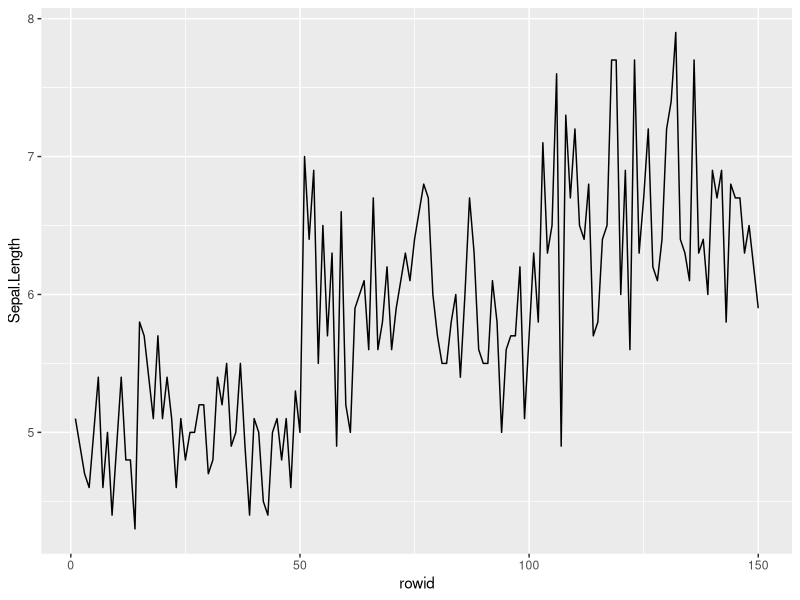
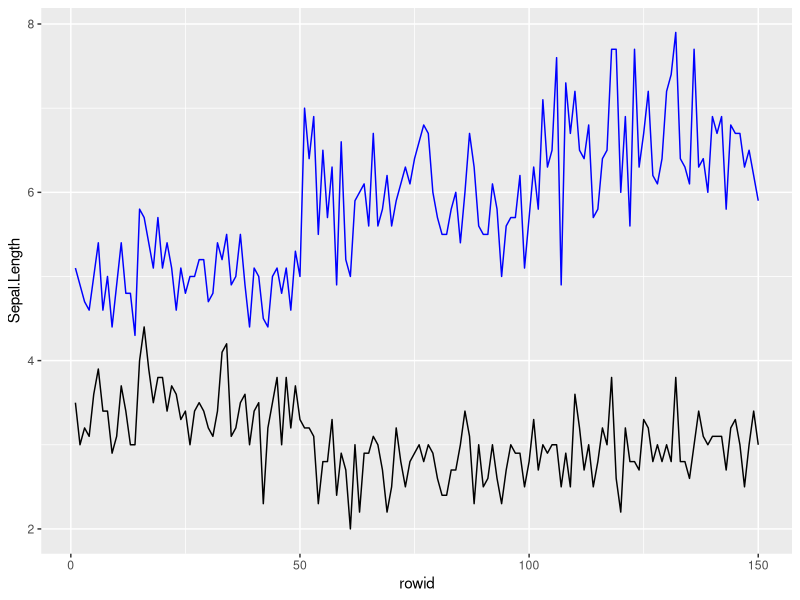
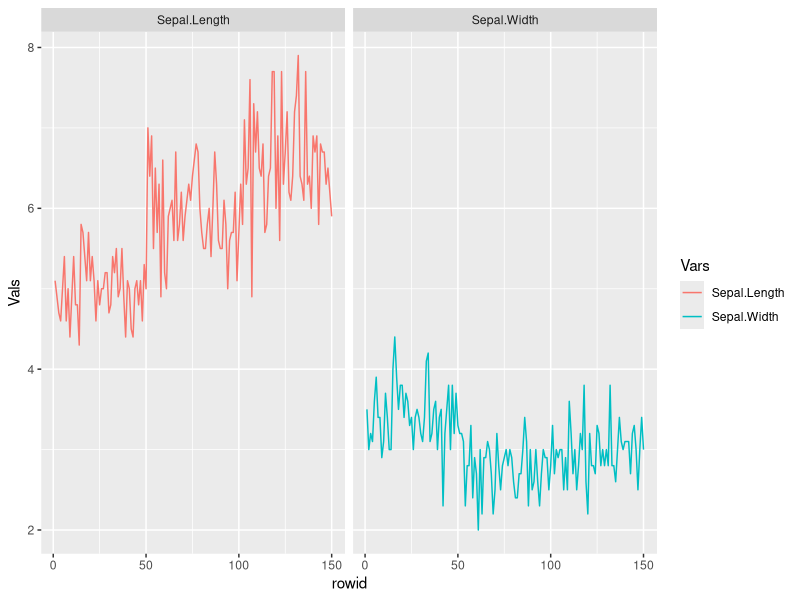

The R script that drew these images, in order:
## ---- chunk 1
#| rows.print=12
iris
## ---- chunk 2
library(dplyr)
## ---- chunk 3
#| rows.print=12
dplyr::glimpse(iris)
## ---- chunk 4
#| rows.print=12
mutate(.data = iris, area_Sepal = pi*Sepal.Length*Sepal.Width)
## ---- chunk 5
#| rows.print=12
iris %>% mutate(area_Sepal = pi*Sepal.Length*Sepal.Width)
## ---- chunk 6
#| rows.print=12
iris %>% mutate(Petal.Length = Petal.Length*2)
## ---- chunk 7
#| rows.print=12
iris %>% mutate(reino = "planta")
## ---- chunk 8
#| rows.print=12
iris %>% mutate(reino = 1:150)
## ---- chunk 9
#| rows.print=12
iris %>% mutate(reino = rep(LETTERS[1:5],30))
## ---- chunk 10
#| rows.print=12
iris %>% mutate(Code = paste("spc",Species,Petal.Length,Petal.Width,
                             sep = '_'))
## ---- chunk 11
#| rows.print=12
iris %>% mutate(Code = glue:::glue("Spc:{Species}_Len:{Petal.Length}_Wid:{Petal.Width}"))
## ---- chunk 12
#| rows.print=12
select(iris, Sepal.Length)
## ---- chunk 13
#| rows.print=12
select(iris, Sepal.Length,Sepal.Width)
## ---- chunk 14
#| rows.print=12
#select(iris, Sepal.Length,Sepal.Width)
iris %>% select(Length = Sepal.Length,
                Width = Sepal.Width)
## ---- chunk 15
#| rows.print=12
iris %>% select(starts_with("Sepal"))
## ---- chunk 16
#| rows.print=12
iris %>% select(ends_with("Width"))
## ---- chunk 17
#| rows.print=12
iris %>% select(Species,ends_with("Width"))
## ---- chunk 18
#| rows.print=12
#Não faz muito sentido usar isso - Ou usar o que o icaro disse
(iris_2 <- iris %>% select(2))
## ---- chunk 19
#| rows.print=12
iris_v2 <- iris[,2]
## ---- chunk 20
#| rows.print=12
iris %>% pull(Sepal.Width)
## ---- chunk 21
#| rows.print=12
pull(iris_2)
## ---- chunk 22
#| rows.print=12
iris
iris %>% filter(Sepal.Length >= 4.7)
## ---- chunk 23
#| rows.print=12
iris %>% filter(Sepal.Length >= 4.7,
                Petal.Length < 1.5)
## ---- chunk 24
#| rows.print=12
iris %>% filter(Sepal.Length >= 4.7 | Petal.Length < 1.5)
## ---- chunk 25
#| rows.print=12
iris %>% filter(Species == "setosa")
## ---- chunk 26
#| rows.print=12
iris %>% filter(Species != "setosa")
## ---- chunk 27
#| rows.print=12
iris %>% filter(Species %in% c("virginica","versicolor"))
## ---- chunk 28
#| rows.print=12
iris %>% arrange(Sepal.Length)
## ---- chunk 29
#| rows.print=12
iris %>% arrange(desc(Sepal.Length))
## ---- chunk 30
#| rows.print=12
iris %>% arrange(desc(Species))
## ---- chunk 31
#| rows.print=12

#Não quer a ordem alfabética

(iris_fct <- iris %>% mutate(Species = factor(Species,levels = c("versicolor","setosa","virginica"))))

## ---- chunk 32
#| rows.print=12
iris$Species
iris_fct$Species
## ---- chunk 33
#| rows.print=12
iris_fct %>% 
  arrange(Species)
## ---- chunk 34
#| rows.print=12
iris %>% 
  mutate(Species = factor(Species,levels = c("versicolor","setosa","virginica"))) %>% 
  arrange(Species)
## ---- chunk 35
#| rows.print=12

iris %>% arrange(Sepal.Length,desc(Sepal.Width))
## ---- chunk 36
#| rows.print=12

summarise(iris, 
          media_sepal_length = mean(Sepal.Length),
          sd_sepal_length = sd(Sepal.Length))



## ---- chunk 37
summary(iris)
## ---- chunk 38
iris %>% 
  count(Species)
## ---- chunk 39
iris %>% 
  group_by(Species) %>% 
  summarise(media_sepal_length = mean(Sepal.Length),
          sd_sepal_length = sd(Sepal.Length))
  #ungroup
## ---- chunk 40
iris %>% 
  group_by(Species) %>% 
  ungroup()
## ---- chunk 41
#across - mutate & summarise

#?across()


q1 <- function(x) {
  quantile(x, .25)
}

q3 <- function(x) {
  quantile(x, .75)
}

IQR <- function(x) {
  
  q3(x) - q1(x)
}

#Todas as colunas numericas
iris %>% 
  summarise(across(.cols = where(is.numeric),
                   .fns = list(media = mean,
                               mediana = median,
                               maximo = max,
                               minimo = min,
                               desvpad = sd,
                               Q1 = q1,
                               Q3 = q3,
                               IQR = IQR),
                   .names = "{.fn}_{.col}"))
## ---- chunk 42
iris_stats <- iris %>% 
  group_by(Species) %>% 
  summarise(across(.cols = where(is.numeric),
                   .fns = list(media = mean,
                               mediana = median,
                               maximo = max,
                               minimo = min,
                               desvpad = sd,
                               Q1 = q1,
                               Q3 = q3,
                               IQR = IQR),
                   .names = "{.fn}_{.col}"))
## ---- chunk 43
iris_stats
## ---- chunk 44
library(tidyr)
(iris_stats_long <- iris_stats %>% 
  pivot_longer(cols = -Species,
               names_to = "Colunas",
               values_to = "Linhas"))
## ---- chunk 45
(iris_stats_long <- iris_stats_long %>% 
  separate(col = Colunas,
           into = c("Stat","Var"),
           sep = "_") %>% 
  separate(col = Var,
           into = c("Org","Metrica"),
           sep = "\\.") # palavras reservadas
  )
## ---- chunk 46
library(ggplot2)
iris %>% 
  tibble::rowid_to_column() %>% 
  ggplot(aes(x = rowid, y = Sepal.Length)) +
  geom_line()
## ---- chunk 47
iris %>% 
  tibble::rowid_to_column() %>% 
  ggplot(aes(x = rowid, y = Sepal.Length)) +
  geom_line(color = "blue")+
  geom_line(aes(y = Sepal.Width))
## ---- chunk 48
iris %>% 
  tibble::rowid_to_column() %>% 
  pivot_longer(cols = starts_with("Sepal"),
               names_to = "Vars",values_to = "Vals") %>%
  ggplot(aes(x = rowid, y = Vals, color = Vars)) +
  geom_line() +
  facet_wrap(~Vars)
## ---- chunk 49
iris_stats_long %>% 
  pivot_wider(names_from = Metrica,
              values_from = Linhas)
